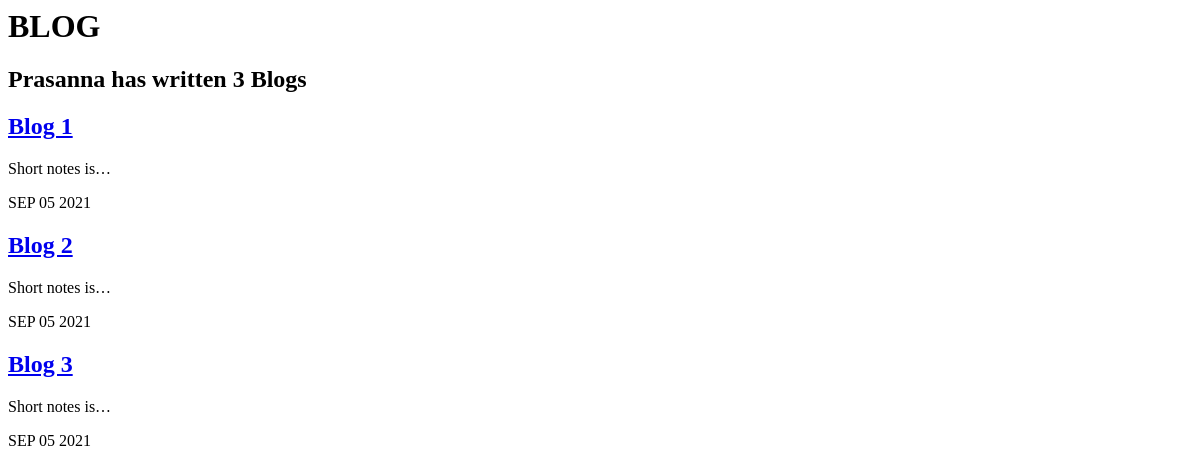
/blog/, run on an earlier commit of the app's database.
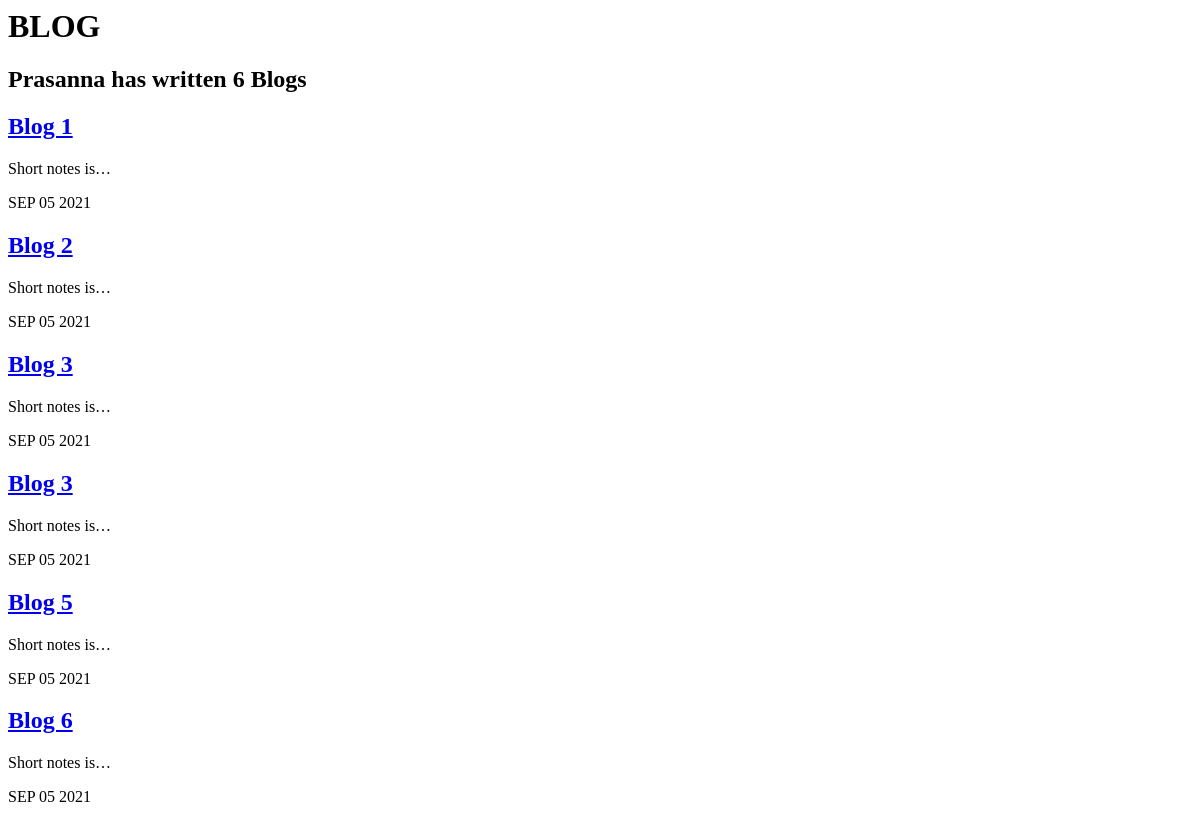
And on a later commit of the database.
### blog/models.py (models this page shows)
class Blog(models.Model):
    title = models.CharField(max_length=100)
    description = models.TextField(max_length=200)
    date = models.DateField()

### blog/views.py (the view)
# urls.py: path('', views.all_blogs, name='all_blogs'),
def all_blogs(request):
    blogs = Blog.objects.order_by('-date') #[:5] if we wanted only the first five
    return render(request, 'blog/all_blogs.html', {'blogs': blogs})

### blog/templates/blog/all_blogs.html
<h1>BLOG</h1>
<h2>Prasanna has written {{blogs.count}} Blog{{ blogs.count|pluralize }} </h2>
{% for blog in blogs %}
<a href="{% url 'blog:detail' blog.id %}"><h2> {{ blog.title }} </h2></a>
<p> {{ blog.description|truncatechars:15 }} </p>
<p> {{ blog.date|date:'M d Y'|striptags|upper }} </p>
{% endfor %}

What changed in the data, as far as the page shows it:
added Blog: title "Blog 3", description "Short notes is…", date "SEP 05 2021"
added Blog: title "Blog 5", description "Short notes is…", date "SEP 05 2021"
added Blog: title "Blog 6", description "Short notes is…", date "SEP 05 2021"
Also different on the page:
{{ blogs.count }}: "3" → "6"
